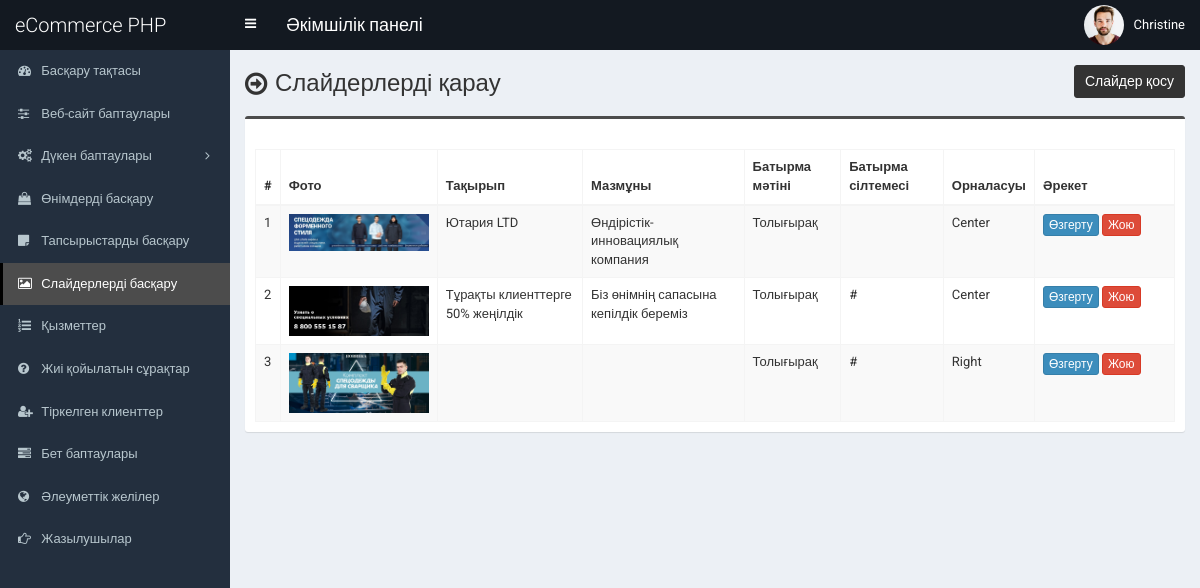
/admin/slider.php (signed in), run on the app's committed database.
### tables this page shows
CREATE TABLE `tbl_slider` (
  `id` int(11) NOT NULL,
  `photo` varchar(255) NOT NULL,
  `heading` varchar(255) NOT NULL,
  `content` text NOT NULL,
  `button_text` varchar(255) NOT NULL,
  `button_url` varchar(255) NOT NULL,
  `position` varchar(255) NOT NULL
);

### admin/slider.php (the view, shortened to what this page needs)
<?php require_once('header.php'); ?>
<section class="content-header">
	<div class="content-header-left">
		<h1>Слайдерлерді қарау</h1>
	</div>
	<div class="content-header-right">
		<a href="slider-add.php" class="btn btn-primary btn-sm">Слайдер қосу</a>
	</div>
</section>
<section class="content">
	<div class="row">
		<div class="col-md-12">
			<div class="box box-info">
				<div class="box-body table-responsive">
					<table id="example1" class="table table-bordered table-hover table-striped">
						<thead>
							<tr>
								<th>#</th>
								<th>Фото</th>
								<th>Тақырып</th>
								<th>Мазмұны</th>
								<th>Батырма мәтіні</th>
								<th>Батырма сілтемесі</th>
								<th>Орналасуы</th>
								<th width="140">Әрекет</th>
							</tr>
						</thead>
						<tbody>
							<?php
							$i=0;
							$statement = $pdo->prepare("SELECT
														id,
														photo,
														heading,
														content,
														button_text,
														button_url,
														position
														FROM tbl_slider
														");
							$statement->execute();
							$result = $statement->fetchAll(PDO::FETCH_ASSOC);
							foreach ($result as $row) {
								$i++;
								?>
								<tr>
									<td><?php echo $i; ?></td>
									<td style="width:150px;"><img src="../assets/uploads/<?php echo $row['photo']; ?>" alt="<?php echo $row['heading']; ?>" style="width:140px;"></td>
									<td><?php echo $row['heading']; ?></td>
									<td><?php echo $row['content']; ?></td>
									<td><?php echo $row['button_text']; ?></td>
									<td><?php echo $row['button_url']; ?></td>
									<td><?php echo $row['position']; ?></td>
									<td>
										<a href="slider-edit.php?id=<?php echo $row['id']; ?>" class="btn btn-primary btn-xs">Өзгерту</a>
										<a href="#" class="btn btn-danger btn-xs" data-href="slider-delete.php?id=<?php echo $row['id']; ?>" data-toggle="modal" data-target="#confirm-delete">Жою</a>
									</td>
								</tr>
								<?php
							}
							?>
						</tbody>
					</table>
				</div>
			</div>
		</div>
	</div>
</section>
<?php require_once('footer.php'); ?>

### admin/style.css (style rules this page uses)
body { font-size: 13px; font-family: "Roboto", sans-serif; }
.content-header > h1, .content-header .content-header-left h1 { font-family: "Roboto", sans-serif; }
.box-info { padding-top: 20px; }
.content-header { overflow: hidden; }
.content-header .content-header-left { float: left; padding-top: 5px; }
.content-header .content-header-right { float: right; }
.content-header .content-header-left h1 { margin-top: 0; margin-bottom: 0; padding-left: 30px; padding-bottom: 5px; font-size: 24px; position: relative; }
.content-header .content-header-left h1:before { position: absolute; top: 0; left: 0; font-family: "FontAwesome", sans-serif; font-size: 26px; content: "\f18e"; }
.content-header .content-header-right a { position: relative; font-size: 14px; }
.box.box-info { border-top-color: #4c4c4c; }
.content-header .content-header-right a { background-color: #333333; border-color: #333333; }

### data on the page
tbl_slider: photo (picture), heading "Ютария LTD", content "Өндірістік-инновациялық компания", button_text "Толығырақ", position "Center"
tbl_slider: photo (picture), heading "Тұрақты клиенттерге 50% жеңілдік", content "Біз өнімнің сапасына кепілдік береміз", button_text "Толығырақ", button_url "#", position "Center"
tbl_slider: photo (picture), button_text "Толығырақ", button_url "#", position "Right"

### other printed values
$_SESSION['user']['full_name'] "Christine"
